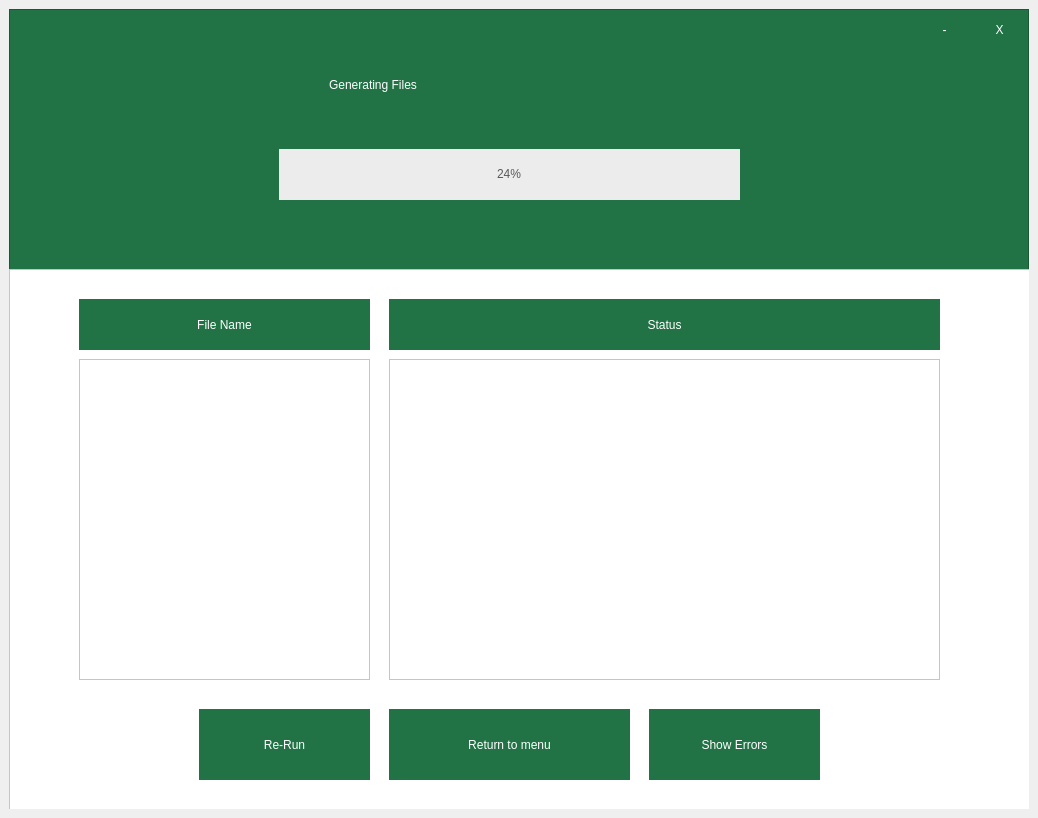
<?xml version="1.0" encoding="UTF-8"?>
<ui version="4.0">
 <class>Generating</class>
 <widget class="QMainWindow" name="Generating">
  <property name="geometry">
   <rect>
    <x>0</x>
    <y>0</y>
    <width>1038</width>
    <height>818</height>
   </rect>
  </property>
  <property name="minimumSize">
   <size>
    <width>1038</width>
    <height>818</height>
   </size>
  </property>
  <property name="maximumSize">
   <size>
    <width>1038</width>
    <height>818</height>
   </size>
  </property>
  <property name="windowTitle">
   <string>Generating</string>
  </property>
  <widget class="QWidget" name="main_frame">
   <property name="minimumSize">
    <size>
     <width>1038</width>
     <height>818</height>
    </size>
   </property>
   <property name="maximumSize">
    <size>
     <width>1038</width>
     <height>818</height>
    </size>
   </property>
   <layout class="QVBoxLayout" name="verticalLayout">
    <item>
     <widget class="QFrame" name="main_window">
      <property name="styleSheet">
       <string notr="true">QFrame {
	background-color: rgb(33, 115, 70);
}</string>
      </property>
      <property name="frameShape">
       <enum>QFrame::StyledPanel</enum>
      </property>
      <property name="frameShadow">
       <enum>QFrame::Raised</enum>
      </property>
      <widget class="QFrame" name="secondary_window">
       <property name="geometry">
        <rect>
         <x>0</x>
         <y>260</y>
         <width>1021</width>
         <height>541</height>
        </rect>
       </property>
       <property name="minimumSize">
        <size>
         <width>1021</width>
         <height>541</height>
        </size>
       </property>
       <property name="maximumSize">
        <size>
         <width>1021</width>
         <height>541</height>
        </size>
       </property>
       <property name="styleSheet">
        <string notr="true">QFrame{
	background-color: rgb(255, 255, 255);
}</string>
       </property>
       <property name="frameShape">
        <enum>QFrame::StyledPanel</enum>
       </property>
       <property name="frameShadow">
        <enum>QFrame::Raised</enum>
       </property>
       <widget class="QTableView" name="file_list_box">
        <property name="geometry">
         <rect>
          <x>70</x>
          <y>90</y>
          <width>291</width>
          <height>321</height>
         </rect>
        </property>
       </widget>
       <widget class="QTableView" name="status_list_box">
        <property name="geometry">
         <rect>
          <x>380</x>
          <y>90</y>
          <width>551</width>
          <height>321</height>
         </rect>
        </property>
       </widget>
       <widget class="QPushButton" name="cancel_button">
        <property name="geometry">
         <rect>
          <x>380</x>
          <y>440</y>
          <width>241</width>
          <height>71</height>
         </rect>
        </property>
        <property name="styleSheet">
         <string notr="true">QPushButton{
	border: 5px;
	background-color: rgb(33, 115, 70);
	color: white;
	font: 550 22pt &quot;Segoe UI&quot;;
}
QPushButton:hover {
	background-color: rgb(49, 173, 105);
}

</string>
        </property>
        <property name="text">
         <string>Return to menu</string>
        </property>
       </widget>
       <widget class="QPushButton" name="rerun_button">
        <property name="geometry">
         <rect>
          <x>190</x>
          <y>440</y>
          <width>171</width>
          <height>71</height>
         </rect>
        </property>
        <property name="styleSheet">
         <string notr="true">QPushButton{
	border: 5px;
	background-color: rgb(33, 115, 70);
	color: white;
	font: 550 22pt &quot;Segoe UI&quot;;
}
QPushButton:hover {
	background-color: rgb(49, 173, 105);
}

</string>
        </property>
        <property name="text">
         <string>Re-Run</string>
        </property>
       </widget>
       <widget class="QPushButton" name="rerun_button_2">
        <property name="geometry">
         <rect>
          <x>640</x>
          <y>440</y>
          <width>171</width>
          <height>71</height>
         </rect>
        </property>
        <property name="styleSheet">
         <string notr="true">QPushButton{
	border: 5px;
	background-color: rgb(33, 115, 70);
	color: white;
	font: 550 22pt &quot;Segoe UI&quot;;
}
QPushButton:hover {
	background-color: rgb(49, 173, 105);
}

</string>
        </property>
        <property name="text">
         <string>Show Errors</string>
        </property>
       </widget>
       <widget class="QLabel" name="status_text_box">
        <property name="geometry">
         <rect>
          <x>380</x>
          <y>30</y>
          <width>551</width>
          <height>51</height>
         </rect>
        </property>
        <property name="styleSheet">
         <string notr="true">QLabel {
	background-color: rgb(33, 115, 70);
	color: white;
	border-style: none;
	align: center;
	font: 550 22px &quot;Segoe UI&quot;;
}</string>
        </property>
        <property name="text">
         <string>Status</string>
        </property>
        <property name="alignment">
         <set>Qt::AlignCenter</set>
        </property>
       </widget>
       <widget class="QLabel" name="file_text_box">
        <property name="geometry">
         <rect>
          <x>70</x>
          <y>30</y>
          <width>291</width>
          <height>51</height>
         </rect>
        </property>
        <property name="styleSheet">
         <string notr="true">QLabel {
	background-color: rgb(33, 115, 70);
	color: white;
	border-style: none;
	align: center;
	font: 550 22px &quot;Segoe UI&quot;;
}</string>
        </property>
        <property name="text">
         <string>File Name</string>
        </property>
        <property name="alignment">
         <set>Qt::AlignCenter</set>
        </property>
       </widget>
      </widget>
      <widget class="QProgressBar" name="progress_bar">
       <property name="geometry">
        <rect>
         <x>270</x>
         <y>140</y>
         <width>461</width>
         <height>51</height>
        </rect>
       </property>
       <property name="styleSheet">
        <string notr="true">QProgressBar {
	background-color: rgb(236, 236, 236);
	color: rgb(88, 88, 88);
	border-style: none;
	text-align: center;
	font: 500 20px &quot;Segoe UI&quot;;
}
QProgressBar::chunk{
	border: none;
	qlineargradient(spread:pad, x1:0, y1:0, x2:1, y2:0, stop:0 rgba(210, 254, 210, 255), stop:0.943182 rgba(8, 182, 86, 254));
}</string>
       </property>
       <property name="value">
        <number>24</number>
       </property>
      </widget>
      <widget class="QPushButton" name="close">
       <property name="geometry">
        <rect>
         <x>960</x>
         <y>0</y>
         <width>61</width>
         <height>41</height>
        </rect>
       </property>
       <property name="styleSheet">
        <string notr="true">QPushButton {
	border: none;
color: white;
	font: 500 23pt &quot;Segoe UI&quot;;
}
QPushButton:hover{
	background-color:rgb(235, 0, 0);
	color: white;
}</string>
       </property>
       <property name="text">
        <string>X</string>
       </property>
      </widget>
      <widget class="QPushButton" name="minimize">
       <property name="geometry">
        <rect>
         <x>910</x>
         <y>0</y>
         <width>51</width>
         <height>41</height>
        </rect>
       </property>
       <property name="styleSheet">
        <string notr="true">QPushButton {
	border: none;
	color:white;
	font: 100 38pt &quot;Segoe UI&quot;;
}
QPushButton:hover{
	background-color: rgb(130, 198, 164);
}</string>
       </property>
       <property name="text">
        <string>-</string>
       </property>
      </widget>
      <widget class="QLabel" name="label">
       <property name="geometry">
        <rect>
         <x>320</x>
         <y>30</y>
         <width>371</width>
         <height>91</height>
        </rect>
       </property>
       <property name="styleSheet">
        <string notr="true">QLabel {
	border: none;
	color:white;
	font: 650 36pt &quot;Segoe UI&quot;;
}</string>
       </property>
       <property name="text">
        <string>Generating Files</string>
       </property>
      </widget>
     </widget>
    </item>
   </layout>
  </widget>
 </widget>
 <resources/>
 <connections/>
</ui>
